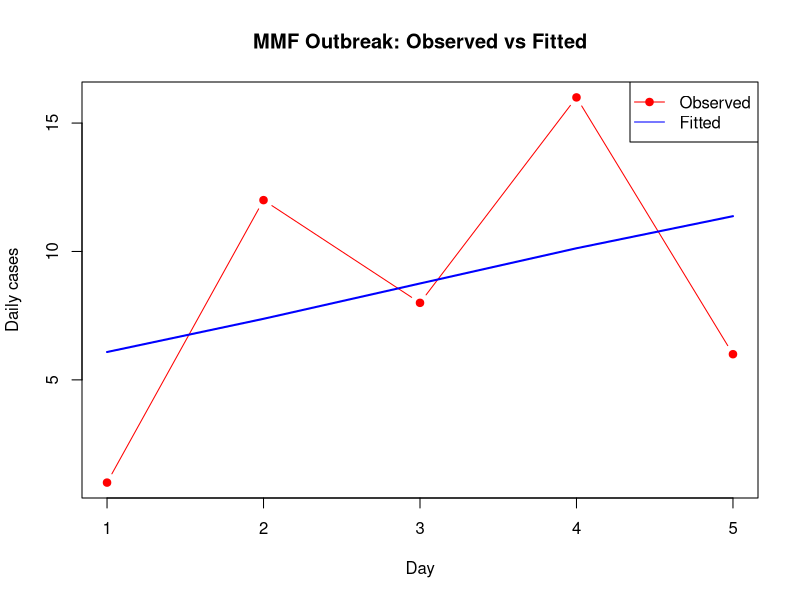
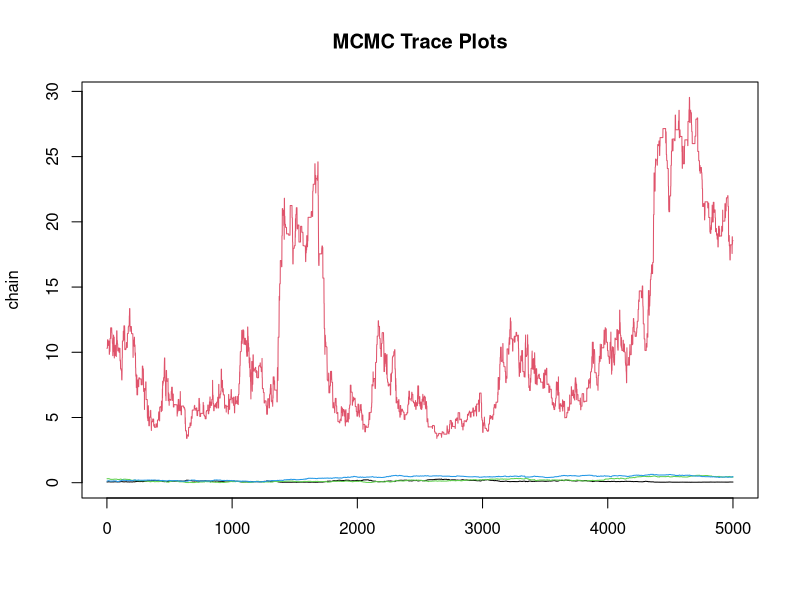
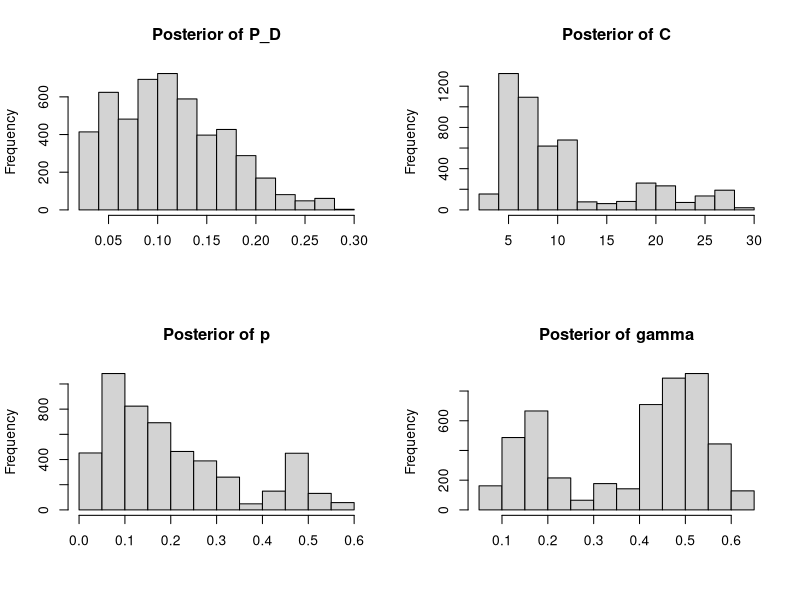
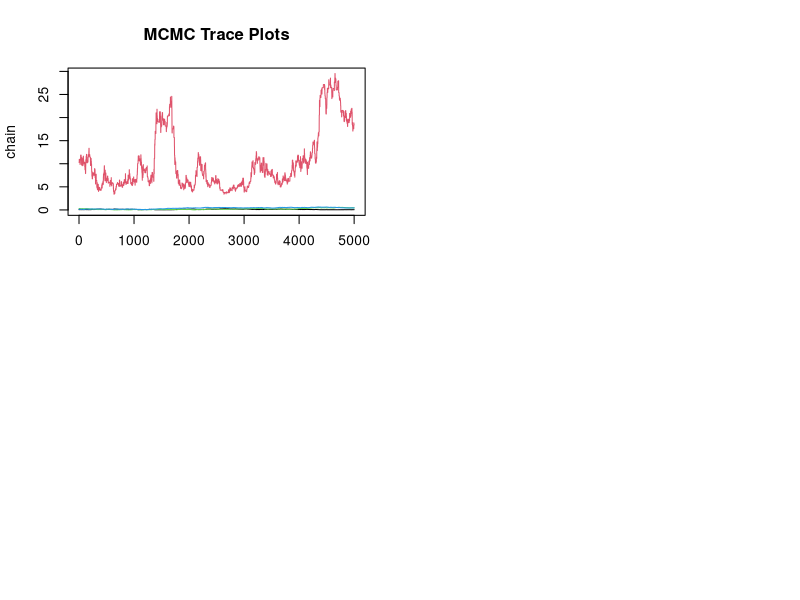
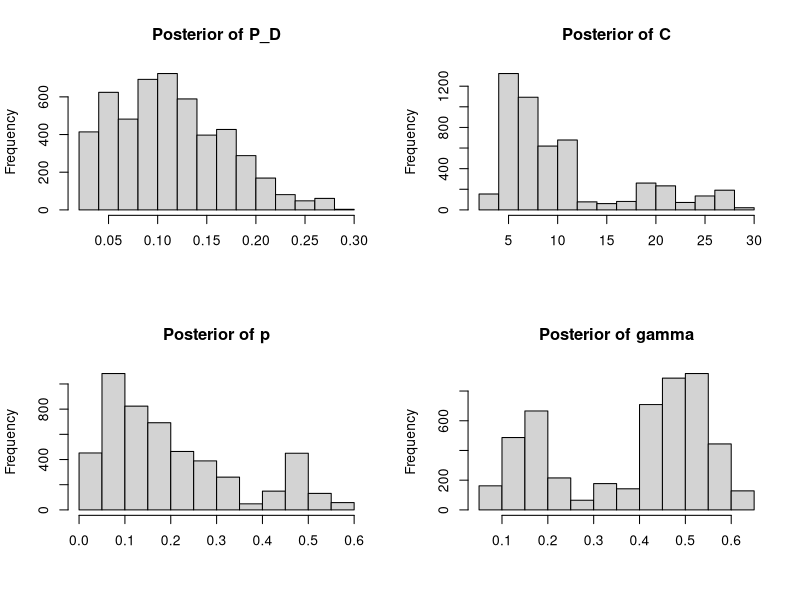

The R script that drew these images, in order: (Note: this script raises an error after producing the figures.)

#####################################################################

## Lab: Introduction to health economics in dynamical modelling 

#####################################################################
## Clinic on the Meaningful Modeling of Epidemiological Data
## International Clinics on Infectious Disease Dynamics and Data (ICI3D) Program
## https://www.ici3d.org
##
## Attribution: Mmamapudi Kubjane (2026)
##             
## Some Rights Reserved
## CC BY-NC 4.0 (https://creativecommons.org/licenses/by-nc/4.0/)
##
#####################################################################

##		The goal of this to lab is to complete a simple health 
##		economics modelling exercise in R.
##
##		In this lab, you will: 
##    - Define and simulate alternative vaccination intervention scenarios
##    - Estimate the epidemiological impact of vaccination on disease incidence
##    - Attach costs to key health outcomes and interventions
##    - Calculate and interpret the Incremental Cost-Effectiveness Ratio (ICER)
##
##    In this lab, we will build on 'Lab: ODE models in R'
##      (https://github.com/ICI3D/RTutorials/blob/master/ICI3D_Lab_ODEmodels.R). 
##    We will extend the SIR model to include a vaccination intervention.
##		

#####################################################################
# Install packages if haven't got them
# install.packages("tidyverse")
# install.packages("deSolve")
# install.packages("reshape2")
 
# Load libraries
library(readr)
library(dplyr)
library(deSolve)

# -----------------------------
# Step 1: Read and prepare data


#Data prep

#the  CSV (MMF-Final+Duplicates.csv).

#Groups infections by date to get obs_cases (daily counts).

#That’s our real data
# -----------------------------
mmf <- read_csv("MMF-Final+Duplicates.csv")

# Convert Date to proper format
mmf <- mmf %>% mutate(Date = as.Date(Date, format="%d/%m/%Y"))

# Count daily infections
daily_cases <- mmf %>%
  group_by(Date) %>%
  summarise(cases = n()) %>%
  arrange(Date)

obs_cases <- daily_cases$cases
times <- seq(0, length(obs_cases), by=1)   # include day 0

# -----------------------------
# Step 2: SIIR model equations

#Model simulation

#Runs your SIIR equations with deSolve::ode.

#Produces cumcases (cumulative infections).

#Takes diff(cumcases) to get daily incidence — the model’s prediction.
# -----------------------------
sir_equations <- function(time, state, parameters) {
  with(as.list(c(state, parameters)), {
    N <- S + I_A + I_S + R
    beta <- P_D * C
    
    dS   <- -beta * S * (I_A + I_S)/N
    dI_S <-  beta * S * (I_A + I_S)/N * p - gamma * I_S
    dI_A <-  beta * S * (I_A + I_S)/N * (1 - p) - gamma * I_A
    dR   <-  gamma * I_A + gamma * I_S
    
    cumcases <- beta * S * (I_A + I_S)/N
    
    return(list(c(dS, dI_S, dI_A, dR, cumcases)))
  })
}

# -----------------------------
# Step 3: Likelihood function


#Compares obs_cases (real daily counts) to pred (model daily incidence).

#Uses a Poisson likelihood to measure how well the model matches the data.

#optim() adjusts parameters ( P_𝐷,𝐶,𝑝,gammA) to maximize the fit.
# -----------------------------
loglik <- function(par, data, times, init) {
  names(par) <- c("P_D", "C", "p", "gamma")
  
  out <- ode(y = init, times = times, func = sir_equations, parms = par)
  pred <- diff(out[ , "cumcases"])  # daily incidence
  
  # Ensure lengths match observed data
  pred <- pred[1:length(data)]
  
  sum(dpois(data, lambda = pmax(pred, 1e-6), log = TRUE))
}

# -----------------------------
# Step 4: Fit parameters
# -----------------------------
init <- c(S = 1000, I_A = 1, I_S = 1, R = 0, cumcases = 0)

fit <- optim(par = c(P_D = 0.05, C = 10, p = 0.3, gamma = 0.1),
             fn = function(par) -loglik(par, obs_cases, times, init),
             method = "Nelder-Mead")

print(fit$par)

# -----------------------------
# Step 5: Visual check
# -----------------------------
out <- ode(y = init, times = times, func = sir_equations, parms = fit$par)
pred <- diff(out[ , "cumcases"])
pred <- pred[1:length(obs_cases)]   # match lengths

plot(seq_along(obs_cases), obs_cases, type="b", col="red", pch=19,
     ylab="Daily cases", xlab="Day", main="MMF Outbreak: Observed vs Fitted")
lines(seq_along(pred), pred, col="blue", lwd=2)
legend("topright", legend=c("Observed","Fitted"),
       col=c("red","blue"), lty=c(1,1), pch=c(19,NA))


# ------------------------------------------------------------------------------
# MCMC
# -----------------------------------------------------------------------------
# Load libraries
library(readr)
library(dplyr)
library(deSolve)
library(ggplot2)

# -----------------------------
# Step 1: Read and prepare data
# -----------------------------
mmf <- read_csv("MMF-Final+Duplicates.csv")
mmf <- mmf %>% mutate(Date = as.Date(Date, format="%d/%m/%Y"))

daily_cases <- mmf %>%
  group_by(Date) %>%
  summarise(cases = n()) %>%
  arrange(Date)

obs_cases <- daily_cases$cases
times <- seq(0, length(obs_cases), by=1)

# -----------------------------
# Step 2: SIIR model equations
# -----------------------------
sir_equations <- function(time, state, parameters) {
  with(as.list(c(state, parameters)), {
    N <- S + I_A + I_S + R
    beta <- P_D * C
    
    dS   <- -beta * S * (I_A + I_S)/N
    dI_S <-  beta * S * (I_A + I_S)/N * p - gamma * I_S
    dI_A <-  beta * S * (I_A + I_S)/N * (1 - p) - gamma * I_A
    dR   <-  gamma * I_A + gamma * I_S
    
    cumcases <- beta * S * (I_A + I_S)/N
    
    return(list(c(dS, dI_S, dI_A, dR, cumcases)))
  })
}

# -----------------------------
# Step 3: Likelihood function
# -----------------------------
likelihood <- function(par, data, times, init) {
  names(par) <- c("P_D","C","p","gamma")
  out <- ode(y = init, times = times, func = sir_equations, parms = par)
  pred <- diff(out[ , "cumcases"])
  pred <- pred[1:length(data)]
  sum(dpois(data, lambda = pmax(pred, 1e-6), log = TRUE))
}

# -----------------------------
# Step 4: Priors
# -----------------------------
prior <- function(par) {
  P_D <- par[1]; C <- par[2]; p <- par[3]; gamma <- par[4]
  dunif(P_D, 0, 1, log=TRUE) +
    dunif(C, 0, 50, log=TRUE) +
    dbeta(p, 2, 2, log=TRUE) +
    dunif(gamma, 0, 1, log=TRUE)
}

posterior <- function(par, data, times, init) {
  prior(par) + likelihood(par, data, times, init)
}

# -----------------------------
# Step 5: MCMC loop
# -----------------------------

# Load libraries
library(readr)
library(dplyr)
library(deSolve)
library(ggplot2)

# -----------------------------
# Step 1: Read and prepare data
# -----------------------------
mmf <- read_csv("MMF-Final+Duplicates.csv")
mmf <- mmf %>% mutate(Date = as.Date(Date, format="%d/%m/%Y"))

daily_cases <- mmf %>%
  group_by(Date) %>%
  summarise(cases = n()) %>%
  arrange(Date)

obs_cases <- daily_cases$cases
times <- seq(0, length(obs_cases), by=1)

# -----------------------------
# Step 2: SIIR model equations
# -----------------------------
sir_equations <- function(time, state, parameters) {
  with(as.list(c(state, parameters)), {
    N <- S + I_A + I_S + R
    beta <- P_D * C
    
    dS   <- -beta * S * (I_A + I_S)/N
    dI_S <-  beta * S * (I_A + I_S)/N * p - gamma * I_S
    dI_A <-  beta * S * (I_A + I_S)/N * (1 - p) - gamma * I_A
    dR   <-  gamma * I_A + gamma * I_S
    
    cumcases <- beta * S * (I_A + I_S)/N
    
    return(list(c(dS, dI_S, dI_A, dR, cumcases)))
  })
}

# -----------------------------
# Step 3: Likelihood function
# -----------------------------
likelihood <- function(par, data, times, init) {
  names(par) <- c("P_D","C","p","gamma")
  out <- ode(y = init, times = times, func = sir_equations, parms = par)
  pred <- diff(out[ , "cumcases"])
  pred <- pred[1:length(data)]
  sum(dpois(data, lambda = pmax(pred, 1e-6), log = TRUE))
}

# -----------------------------
# Step 4: Priors
# -----------------------------
prior <- function(par) {
  P_D <- par[1]; C <- par[2]; p <- par[3]; gamma <- par[4]
  dunif(P_D, 0, 1, log=TRUE) +
    dunif(C, 0, 50, log=TRUE) +
    dbeta(p, 2, 2, log=TRUE) +
    dunif(gamma, 0, 1, log=TRUE)
}

posterior <- function(par, data, times, init) {
  prior(par) + likelihood(par, data, times, init)
}

# -----------------------------
# Step 5: MCMC loop
# -----------------------------
iterations <- 5000
chain <- matrix(NA, nrow=iterations, ncol=4)
ll_chain <- numeric(iterations)

init <- c(S = 1000, I_A = 1, I_S = 1, R = 0, cumcases = 0)
par <- c(P_D=0.05, C=10, p=0.3, gamma=0.1)
ll <- posterior(par, obs_cases, times, init)

for (i in 1:iterations) {
  proposal <- par + rnorm(4, 0, c(0.01, 1, 0.01, 0.01)) # step sizes
  ll_prop <- posterior(proposal, obs_cases, times, init)
  ratio <- exp(ll_prop - ll)
  
  if (runif(1) < ratio) {
    par <- proposal
    ll <- ll_prop
  }
  
  chain[i, ] <- par
  ll_chain[i] <- ll
}

# -----------------------------
# Step 6: Diagnostics
# -----------------------------
colnames(chain) <- c("P_D","C","p","gamma")

# Trace plots
matplot(chain, type="l", lty=1, main="MCMC Trace Plots")

# Posterior histograms
par(mfrow=c(2,2))
hist(chain[,1], main="Posterior of P_D", xlab="")
hist(chain[,2], main="Posterior of C", xlab="")
hist(chain[,3], main="Posterior of p", xlab="")
hist(chain[,4], main="Posterior of gamma", xlab="")



















# -----------------------------
# Step 6: Diagnostics
# -----------------------------
colnames(chain) <- c("P_D","C","p","gamma")

# Trace plots
matplot(chain, type="l", lty=1, main="MCMC Trace Plots")

# Posterior histograms
par(mfrow=c(2,2))
hist(chain[,1], main="Posterior of P_D", xlab="")
hist(chain[,2], main="Posterior of C", xlab="")
hist(chain[,3], main="Posterior of p", xlab="")
hist(chain[,4], main="Posterior of gamma", xlab="")

ScenarioList <- c(
  "Baseline (no vaccine)",
  "Intervention (vaccine)"
)

  
 
# ------------------------------------------------------------------------------
# Specify cost parameters 
# ------------------------------------------------------------------------------
cost_vaccine   <- 10    # USD, vaccine course per person
cost_treatment <- 200   # USD, treatment course per case
#   Note: For simplicity test/diagnosis cost is bundled into cost_treatment;
#   only individuals who are diagnosed and treated incur this cost.
#   Treatment uptake: proportion of incident cases that reach treatment.
#   Accounts for lost to follow-up, non-diagnosis, refusal, incomplete treatment.
#   
treatment_uptake <- 0.85   # 85% treated, 15% lost individuals 

# ------------------------------------------------------------------------------
# Specify intervention (vaccine) parameters 
# ------------------------------------------------------------------------------
vaccine_coverage <- 0.40   # Proportion of susceptible offered vaccine
vaccine_efficacy <- 1.00   # 100% protection in those vaccinated
# Individuals not vaccinated remain in S, fully susceptible.

# ------------------------------------------------------------------------------
# SIR Differential equations as in Lab 1 (re-review if have forgotten)
# ------------------------------------------------------------------------------

# View all the calculations performed
Analysis
# what information is this data frame showing?

# ==============================================================================
# Discussion Questions
# ==============================================================================
#
# Work through these questions by modifying the parameter values above and
# re-running the relevant sections of the script.
#
# ------------------------------------------------------------------------------
# Q: What if vaccine coverage is lower?
# ------------------------------------------------------------------------------
#   Coverage reflects the proportion of susceptibles who are offered and accept
#   the vaccine. Low coverage may result from supply constraints, hesitancy, or
#   access barriers.
#
#   a) Change vaccine_coverage to 20% and 50% in turn, and re-run the model.
#      How does this affect total cases and the ICER?
#
#   b) Compare the effect of halving coverage vs. halving efficacy.
#      Which has a bigger impact on cases averted and on the ICER? Why might
#      that be?
#
# ------------------------------------------------------------------------------
